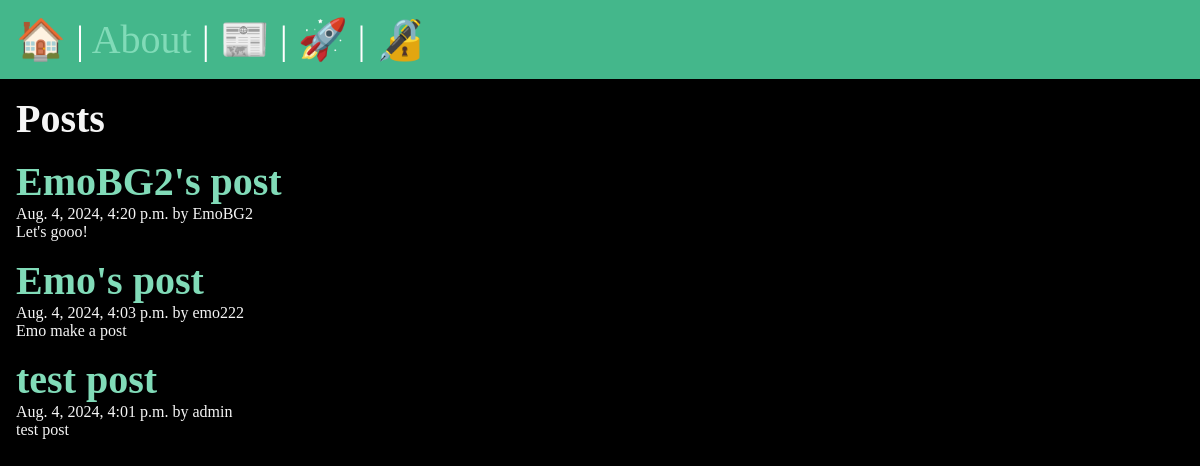
/posts/, run on an earlier commit of the app's database.
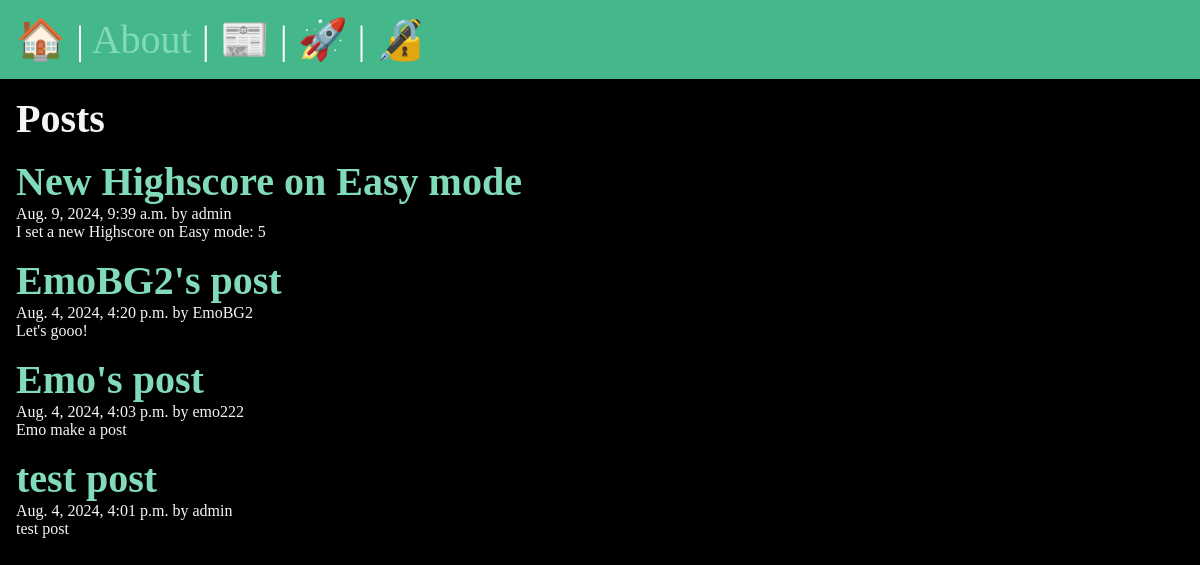
And on a later commit of the database.
### posts/models.py (models this page shows, shortened)
class Post(models.Model):
    title = models.CharField(max_length=75)
    body = models.TextField()
    slug = models.SlugField(unique=True, blank=True)
    date = models.DateTimeField(auto_now_add=True)
    image = models.ImageField(default="fallback.png", blank=True)
    author = models.ForeignKey(User, on_delete=models.CASCADE, default=None)

### posts/views.py (the view)
# urls.py: path("", views.posts_list, name="list"),
def posts_list(request):
    posts = Post.objects.all().order_by("-date")
    return render(request, "posts/posts_list.html", {"posts": posts})

### posts/templates/posts/posts_list.html (shortened to what this page needs)
{%extends "base.html"%}
{%block content%}
<section>
<h1>Posts</h1>
{%for post in posts%}
<article class="post">
    <h2>
        <a href="{% url 'posts:page' slug=post.slug %}">{{post.title}}</a>
    </h2>
    <p>{{post.date}} by {{post.author}}</p>
    <p>{{post.body}}</p>
</article>
{%endfor%}
</section>
{%endblock%}

What changed in the data, as far as the page shows it:
added Post: title "New Highscore on Easy mode", date "Aug. 9, 2024, 9:39 a.m.", author "admin", body "I set a new Highscore on Easy mode: 5"
